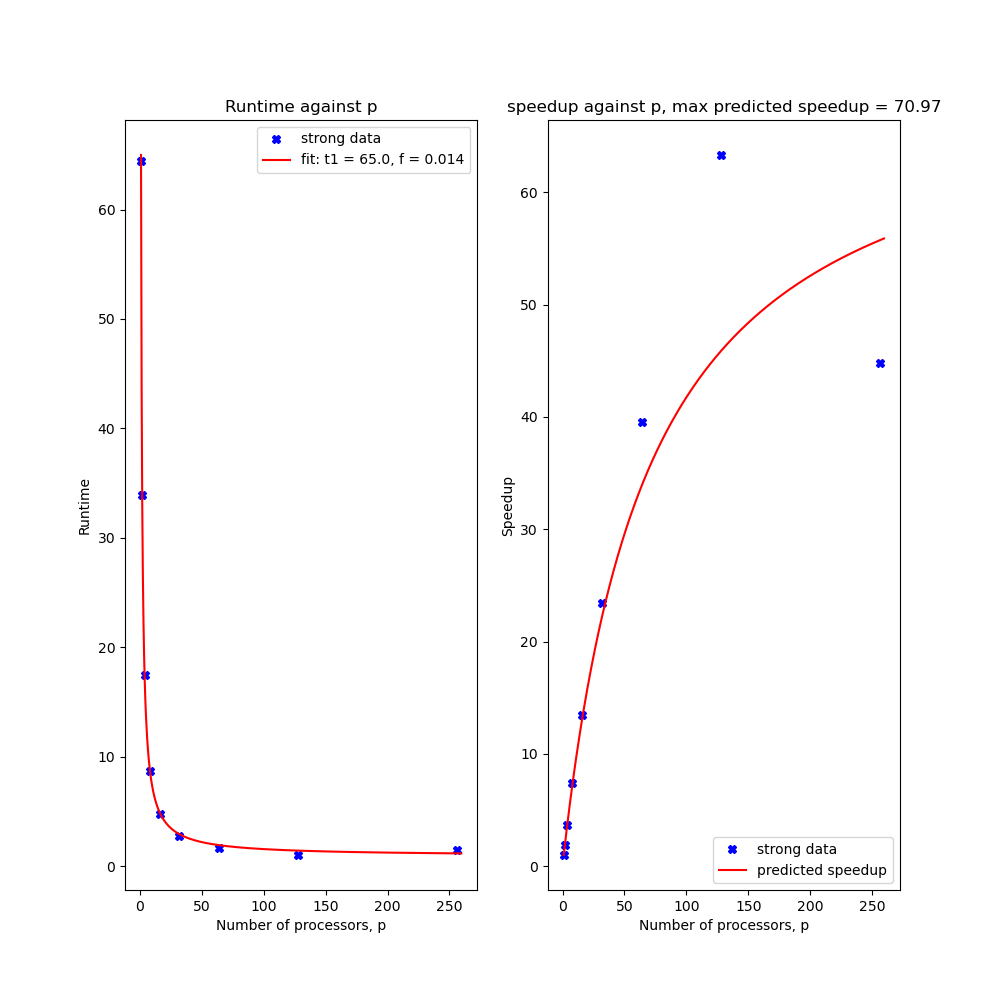

This figure's Python source:
import matplotlib.pyplot as plt
import numpy as np
import pandas as pd 
from scipy.optimize import curve_fit
import os
script_dir = os.path.dirname(os.path.abspath(__file__))

def amdahls(p,t1,f): #define scaling model
    return t1*f + t1*(1-f)/p

#import data
strong_data = pd.read_csv("/home/ciaran/HPC/hello-world/strong.dat",delimiter=",",names = ["p","t_p"] )
ps = np.array(strong_data["p"])
ts = np.array(strong_data["t_p"])

#scipy curve fit
params, covar = curve_fit(amdahls,ps,ts,[64,1])
t1 = params[0]
f = params[1]
errors = np.sqrt(np.diag(covar))
ana_xs = np.arange(1,260,0.5)
ana_ys = amdahls(ana_xs,t1,f) 

#speedup
speedup_data = ts[0] / ts
speedup_pred = 1/ (f + ((1-f)/ana_xs))
max_speedup = 1/f
#plot - axis 1 
fig, axs = plt.subplots(1,2,figsize = (10,10))
axs[0].plot(ps,ts,color = "blue",marker = "X",linestyle = "",label = "strong data")
axs[0].plot(ana_xs,ana_ys,color = "red",label = "fit: t1 = "+str(round(t1,1))+", f = "+str(round(f,3)))
axs[0].set_xlabel("Number of processors, p")
axs[0].set_ylabel("Runtime")
axs[0].set_title("Runtime against p")
axs[0].legend()

#plot - axis 2
axs[1].plot(ps,speedup_data,color = "blue",marker = "X",linestyle = "",label = "strong data")
axs[1].plot(ana_xs,speedup_pred,color = "red",label = "predicted speedup")
axs[1].set_xlabel("Number of processors, p")
axs[1].set_ylabel("Speedup")
axs[1].set_title("speedup against p, max predicted speedup = "+str(round(max_speedup,2)))
axs[1].legend()
#save and show
save_path = os.path.join(script_dir, "strong_fit.png")
fig.savefig(save_path)
plt.show()